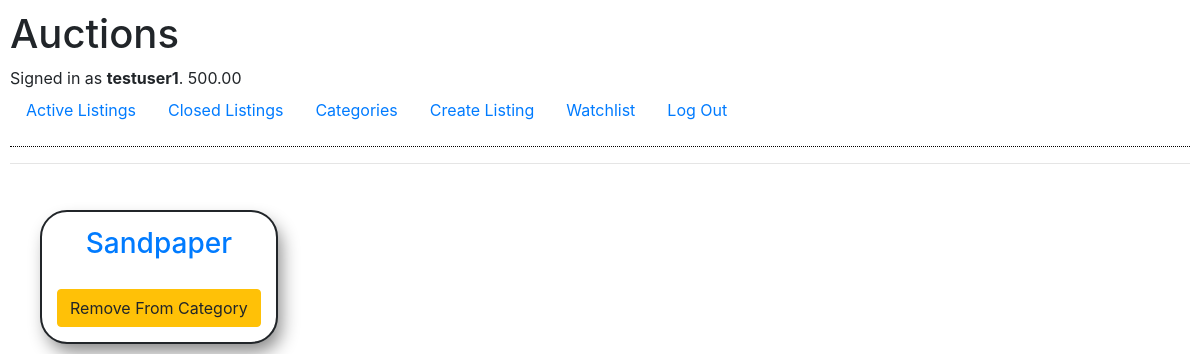
Page /categories/3 (signed in) on the committed database.
### auctions/models.py (models this page shows, shortened)
class User(AbstractUser):
    wallet_balance = MoneyField(max_digits=19, decimal_places=2, null=True, default_currency='USD')

class Listing(models.Model):
    title = models.CharField(max_length=64)
    description = models.CharField(max_length=256)
    start_bid = MoneyField(max_digits=19, decimal_places=2, null=True, default_currency='USD')
    buy_now = MoneyField(max_digits=19, decimal_places=2, null=True, default_currency='USD')
    current_bid = MoneyField(max_digits=19, decimal_places=2, null=True, default_currency='USD')
    leader = models.ForeignKey(User, on_delete=models.CASCADE, related_name='leader', null=True)
    seller = models.ForeignKey(User, on_delete=models.CASCADE, related_name='sold_by')
    end_date = models.DateTimeField()
    image_link = models.CharField(max_length=256)
    watched_by = models.ManyToManyField(User, blank=True, related_name="watching")
    is_active = models.BooleanField(default=True)
    winner = models.ForeignKey(User, on_delete=models.CASCADE, null=True, blank=True, related_name='won_by')

### auctions/views.py (the view)
# urls.py: path("categories/<int:category_id>", views.category, name="category"),
def category(request, category_id):
    category = Category.objects.get(pk=category_id)
    return render(request, "auctions/category.html", {
        "category": category,
        "listings": Listing.objects.filter(category=category)
    })

### auctions/templates/auctions/category.html (shortened to what this page needs)
{% extends "auctions/layout.html" %}
{% block body %}
    <hr>
    <div style="display:flex; align-items:center;">
        {% for listing in listings %}
            <div style="display:flex; flex-direction:column; margin:2rem; outline: 2px solid; border-radius:25px;
                    box-shadow: 5px 10px 18px #888888; padding:15px; width:40vw align-items:center;">
                <div>
                    <h3 style="text-align:center;">
                        <a href="{% url 'listing' listing.id %}">
                            {{ listing.title }}
                        </a>
                    </h3>
                </div>
                <div>
                    <form action="{% url 'remove_from_category' listing.id %}"  method="post" style="margin-top:20px;">
                        <button class="btn btn-warning"
                                type="submit">
                            Remove From Category
                        </button>
                    </form>
                </div>
            </div>
        {% empty %}
            <p>No listings found for this category.</p>
        {% endfor %}
        </div>
{% endblock %}

### auctions/templates/auctions/layout.html (shortened to what this page needs)
{% load static %}
<!DOCTYPE html>
<html lang="en">
    <head>
        <link rel="stylesheet" href="https://stackpath.bootstrapcdn.com/bootstrap/4.4.1/css/bootstrap.min.css">
        <link href="{% static 'auctions/styles.css' %}" rel="stylesheet">
    </head>
    <body>
        <h1>Auctions</h1>
        <div>
            {% if user.is_authenticated %}
                Signed in as <strong>{{ user.username }}</strong>. {{ user.wallet_balance }}
            {% else %}
                Not signed in.
            {% endif %}
        </div>
        <ul class="nav">
            <li class="nav-item">
                <a class="nav-link" href="{% url 'index' %}">Active Listings</a>
            </li>
            <li class="nav-item">
                <a class="nav-link" href="{% url 'ended' %}">Closed Listings</a>
            </li>
            <li class="nav-item">
                <a class="nav-link" href="{% url 'categories' %}">Categories</a>
            </li>
            {% if user.is_authenticated %}
                <li class="nav-item">
                    <a class="nav-link" href="{% url 'new_listing' %}">Create Listing</a>
                <li class="nav-item">
                    <a class="nav-link" href="{% url 'watchlist' %}">Watchlist</a>
                </li>
                <li class="nav-item">
                    <a class="nav-link" href="{% url 'logout' %}">Log Out</a>
                </li>
            {% endif %}
        </ul>
        <hr style="border-top:1px dotted black;">
        {% block body %}
        {% endblock %}
    </body>
</html>

### auctions/static/auctions/styles.css (style rules this page uses)
body { padding: 10px; }

### rows in the picture
User: username "testuser1", wallet_balance "500.00"
Listing: title "Sandpaper"
